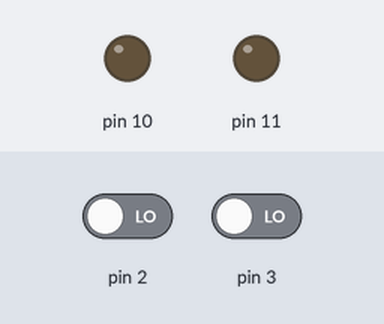
Recording of a sketch running on a simulated Arduino Uno, built with avr-gcc and run on an emulated ATmega328P. On the bench: output pins drawn as LEDs (lit = HIGH). Inputs (shaded band) come from the test bench; at power-on: pin 2 LOW, pin 3 LOW.

Above: at 1.2 s.
1.3 s: pin 2 driven HIGH
At 2.0 s:
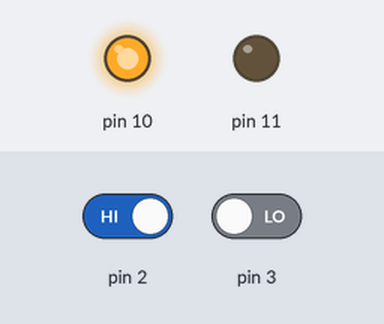
2.8 s: pin 3 driven HIGH
At 3.2 s:
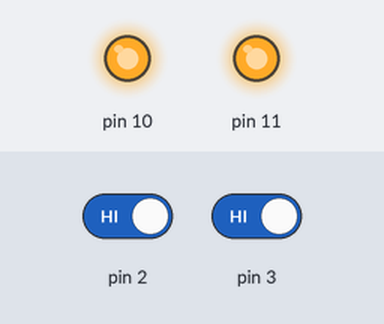
4.3 s: pin 2 driven LOW
At 5.5 s:
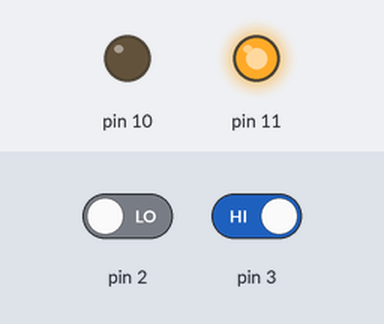
5.8 s: pin 3 driven LOW
At 6.6 s:
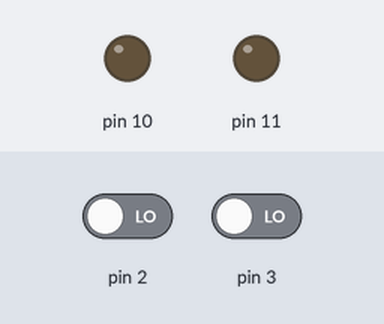
Timing chart, 0 to 8.3 s (numbered marks = the images above; inputs shaded):
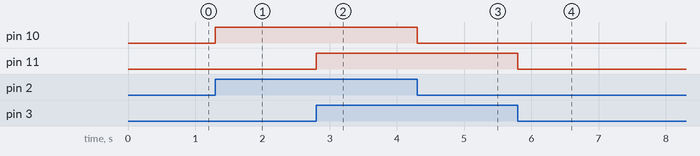

The sketch:

arduino_for_esp32_servo.ino
```cpp
void setup() {
  pinMode(2, INPUT);   // Вхід PUL від ESP32
  pinMode(3, INPUT);   // Вхід DIR від ESP32
  pinMode(10, OUTPUT); // Вихід PUL на драйвер (5V)
  pinMode(11, OUTPUT); // Вихід DIR на драйвер (5V)
}

void loop() {
  // Перекидаємо сигнали максимально швидко
  digitalWrite(10, digitalRead(2));
  digitalWrite(11, digitalRead(3));
}
```

Measured:
- after the input at 1.3 s, pin 10: LOW → HIGH at once
- after the input at 2.8 s, pin 11: LOW → HIGH at once
- after the input at 4.3 s, pin 10: HIGH → LOW at once
- after the input at 5.8 s, pin 11: HIGH → LOW at once
